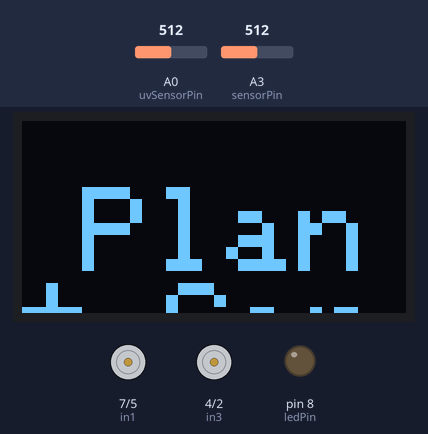
A sketch run on a simulated Arduino Uno, built with avr-gcc and run on an emulated ATmega328P. Shown: 128×64 one-colour display, motor-driver pin pairs drawn as motors (green arrow = first pin HIGH = forward, orange = second pin HIGH = backward, longer = more drive, scaled by the enable pin), output pins drawn as LEDs (lit = HIGH). Dashed ring = blinking. Inputs (shaded band) come from the test bench; at power-on: A0 (uvSensorPin) = 512, A3 (sensorPin) = 512. What the sketch prints to the serial monitor is not drawn.

Above: at 1.9 s.
2.0 s: A0 (uvSensorPin) set to 0
At 5.8 s:
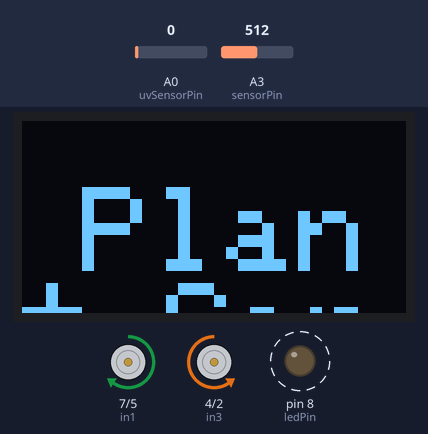
6.3 s: A3 (sensorPin) set to 900
At 7.8 s:
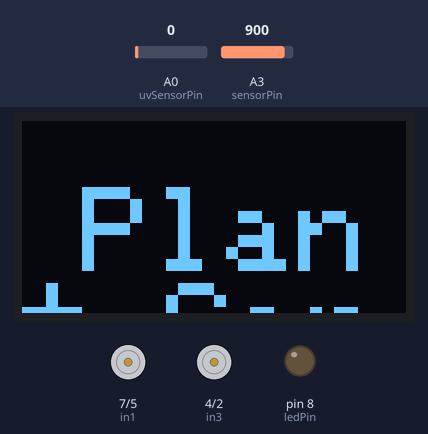
8.1 s: A3 (sensorPin) set to 1023
At 9.5 s:
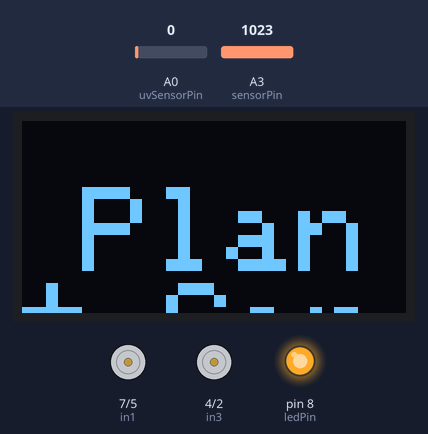
10.4 s: A0 (uvSensorPin) set to 3
At 12.0 s:
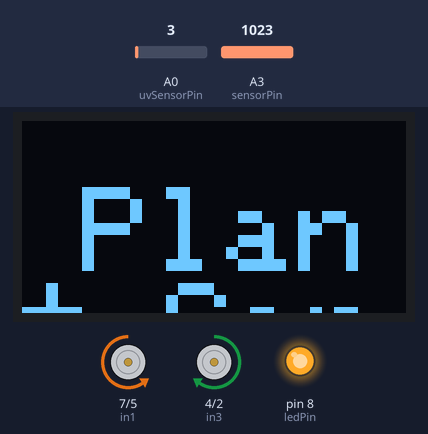
12.6 s: A3 (sensorPin) set to 914
14.6 s: A3 (sensorPin) set to 884
At 17.1 s:
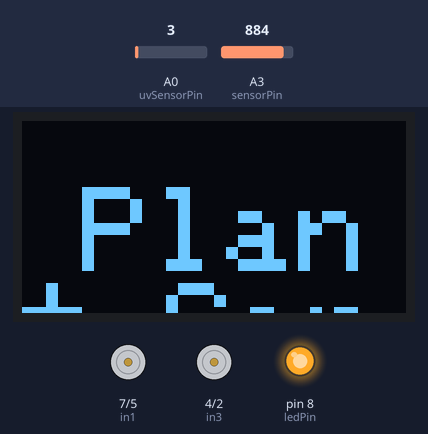
Timing chart, 0 to 18.6 s (numbered marks = the images above; inputs shaded):
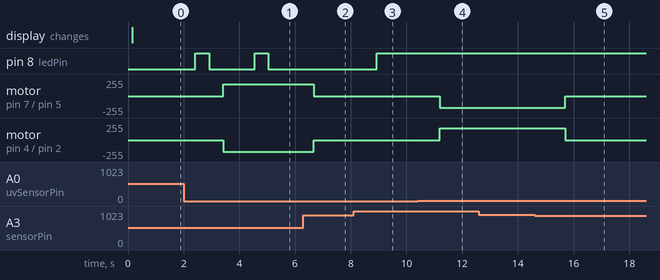

The sketch:

sketch_oct22d.ino
```cpp
#include <Wire.h>
#include <Adafruit_GFX.h>
#include <Adafruit_SSD1306.h>

Adafruit_SSD1306 Lcd = Adafruit_SSD1306(128, 64, &Wire);

#define ledPin 8
#define sensorPin A3  // soil moisture sensor pin
#define uvSensorPin A0  // UV sensor pin
#define uvThreshold 1
#define moistureThreshold 900

// Motor A connections
int enA = 6;
int in1 = 7;
int in2 = 5;

// Motor B connections
int enB = 3;
int in3 = 4;
int in4 = 2;

int readSensor(int pin) {
  int sensorValue = analogRead(pin);
  return sensorValue;
}

void setup() {

  Serial.begin(9600);
  Lcd.begin(SSD1306_SWITCHCAPVCC, 0x3C);

  pinMode(ledPin, OUTPUT);
  digitalWrite(ledPin, LOW);

  pinMode(enA, OUTPUT);
  pinMode(enB, OUTPUT);
  pinMode(in1, OUTPUT);
  pinMode(in2, OUTPUT);
  pinMode(in3, OUTPUT);
  pinMode(in4, OUTPUT);

  digitalWrite(in1, LOW);
  digitalWrite(in2, LOW);
  digitalWrite(in3, LOW);
  digitalWrite(in4, LOW);
}

void loop() {
  int moistureLevel = readSensor(sensorPin);
  int uvValue = readSensor(uvSensorPin);

  Serial.print("Soil Moisture: ");
  Serial.println(moistureLevel);
  Serial.print("UV: ");
  Serial.println(uvValue);

  Lcd.clearDisplay();
  Lcd.setTextColor(WHITE);

  Lcd.setTextSize(1);
  Lcd.setCursor(0, 0);

  Lcd.setTextSize(4);
  Lcd.setCursor(20, 22);
  Lcd.print("Plant Care...");

  delay(100);

  Lcd.display();

  //Lcd.dim(true);
  //delay(500);
  //Lcd.dim(false);
  //delay(500);

  if (moistureThreshold < moistureLevel) {
    // On LED
    digitalWrite(ledPin, HIGH);

    if (uvValue > uvThreshold) {
      moveRobotBackward();

    } else {
      stopRobot();
    }
  } else if (moistureThreshold > moistureLevel) {

    if (uvValue < uvThreshold) {
      {
        // Blink LED
        digitalWrite(ledPin, HIGH);
        delay(500);
        digitalWrite(ledPin, LOW);
        delay(500);

        moveRobotForward();
      }

      } else {
        stopRobot();
      }
    } else {
      stopRobot();
    }

    delay(1000);
}

void moveRobotForward() {
  analogWrite(enA, 175);
  analogWrite(enB, 175);
  digitalWrite(in1, HIGH);
  digitalWrite(in2, LOW);
  digitalWrite(in3, LOW);
  digitalWrite(in4, HIGH);
}

void moveRobotBackward() {
  analogWrite(enA, 150);
  analogWrite(enB, 150);
  digitalWrite(in1, LOW);
  digitalWrite(in2, HIGH);
  digitalWrite(in3, HIGH);
  digitalWrite(in4, LOW);
}

void stopRobot() {
  digitalWrite(in1, LOW);
  digitalWrite(in2, LOW);
  digitalWrite(in3, LOW);
  digitalWrite(in4, LOW);
  analogWrite(enA, 0);
  analogWrite(enB, 0);
}
```

Measured:
- the behaviour switches between 1 and 2 on A0 (uvSensorPin) (found by bisection; images 3 and 4)
- the behaviour switches between 901 and 900 on A3 (sensorPin) (found by bisection; images 4 and 5)
- after the input at 2.0 s, pin 8 (ledPin): alternates HIGH for 0.50 s and LOW for 1.6 s, starting after 0.42 s; motor on pin 7 (in1) / pin 5 (in2): stopped → forward 175/255 after 1.4 s; motor on pin 4 (in3) / pin 2 (in4): stopped → backward 175/255 after 1.4 s
- after the input at 6.3 s, pin 8 (ledPin): stays LOW (without the input it goes to HIGH after 0.37 s); motor on pin 7 (in1) / pin 5 (in2): forward 175/255 → stopped after 0.37 s; motor on pin 4 (in3) / pin 2 (in4): backward 175/255 → stopped after 0.37 s
- after the input at 8.1 s, pin 8 (ledPin): LOW → HIGH after 0.83 s
- after the input at 10.4 s, motor on pin 7 (in1) / pin 5 (in2): stopped → backward 175/255 after 0.79 s; motor on pin 4 (in3) / pin 2 (in4): stopped → forward 175/255 after 0.79 s
- after the input at 12.6 s, every drawn part: stays the same
- after the input at 14.6 s, motor on pin 7 (in1) / pin 5 (in2): backward 175/255 → stopped after 1.1 s; motor on pin 4 (in3) / pin 2 (in4): forward 175/255 → stopped after 1.1 s
